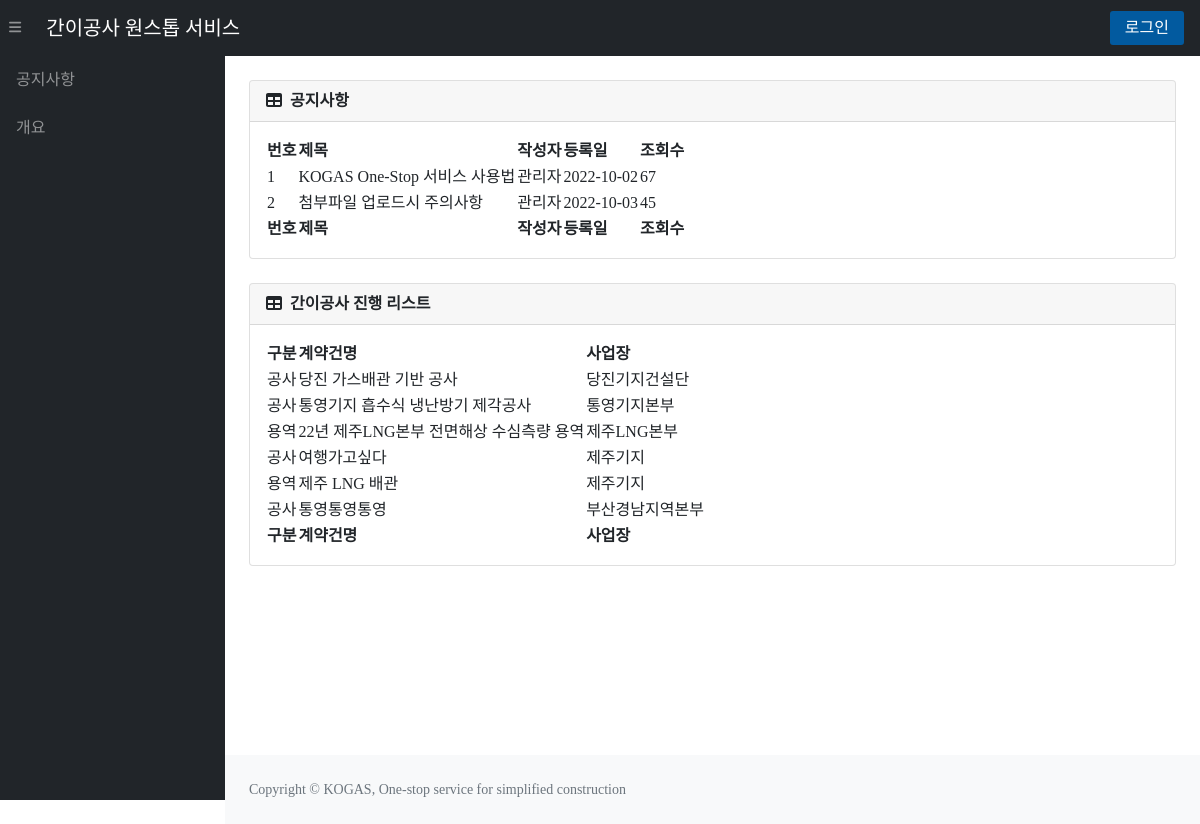
Before: / with the older database file.
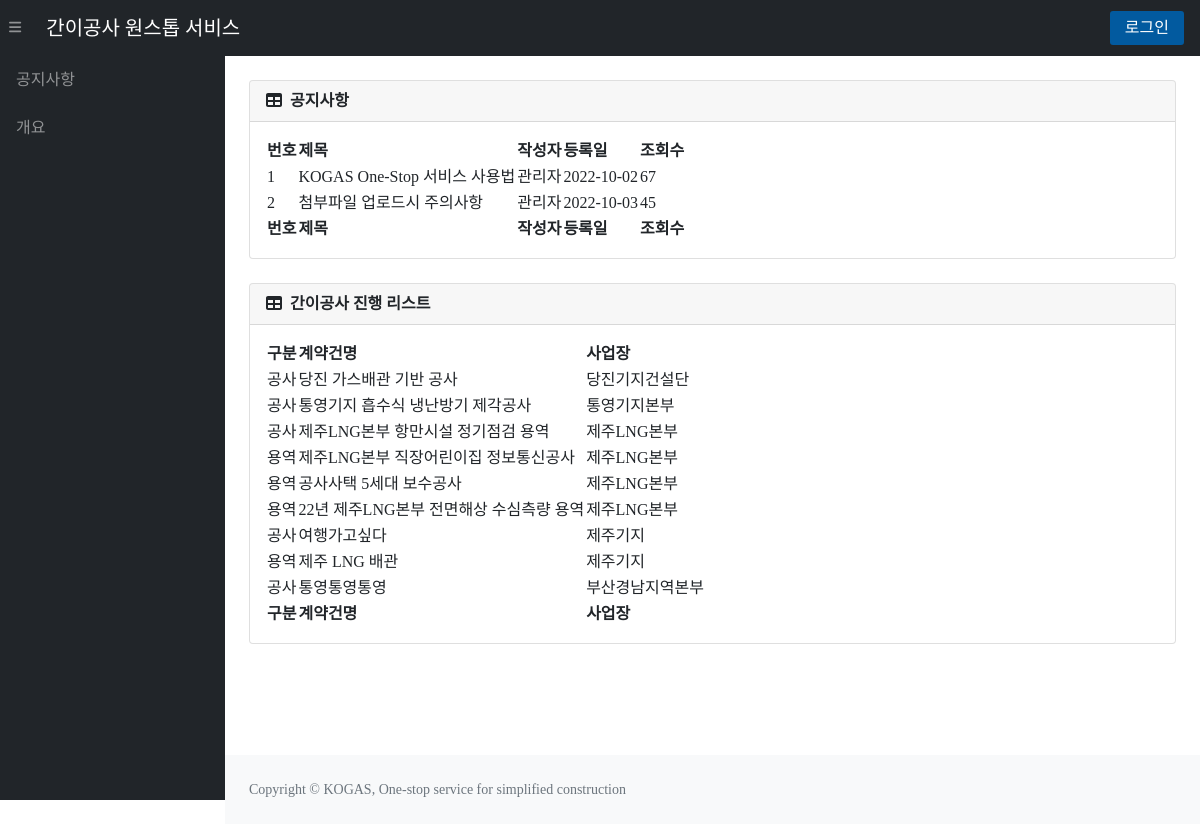
After: the same page with the newer database file.
### tables this page shows
CREATE TABLE "constructionList" (
	"contractNum"	TEXT UNIQUE,
	"title"	TEXT,
	"department"	TEXT,
	"company"	TEXT,
	"supervisor"	TEXT,
	"s_contact"	TEXT,
	"contractAmount"	NUMERIC,
	"deposit_rate"	NUMERIC,
	"fault_rate"	NUMERIC,
	"progress"	INTEGER,
	"s_position"	TEXT,
	"s_email"	TEXT,
	"class_code"	TEXT,
	"budget_course"	TEXT,
	"start_date"	TEXT,
	"contract_completion"	TEXT,
	"real_completion"	TEXT,
	"summary"	TEXT,
	"company2"	TEXT,
	"company2_amount"	NUMERIC,
	"company3"	TEXT,
	"company3_amount"	NUMERIC,
	PRIMARY KEY("contractNum")
);

### app.py (the view)
@app.route('/')
def index():
    con = sqlite3.connect(path.join(ROOT, 'KOGAS.db'))
    cur = con.cursor()
    sql = f"SELECT * FROM constructionList"
    cur.execute(sql)
    list = cur.fetchall()
    list = sorted(list, key=lambda x : x[0], reverse=True)
    session['logFlag_b'] = False
    session['contractNum'] = False
    return render_template('index.html',supervisor=session.get('supervisor'), login=session.get('logFlag'), constructionList=list)

### templates/index.html (shortened to what this page needs)
<!DOCTYPE html>
<html lang="ko">
<head>
    <link href="https://cdn.jsdelivr.net/npm/simple-datatables@latest/dist/style.css" rel="stylesheet" />
    <link rel="stylesheet" href="{{ url_for('static', filename='css/main.css') }}">|
</head>
<body class="sb-nav-fixed">
    <nav class="sb-topnav navbar navbar-expand navbar-dark bg-dark">
        <button class="btn btn-link btn-sm order-1 order-lg-0 me-4 me-lg-0" id="sidebarToggle" href="#!"><i
                class="fas fa-bars"></i></button>
        <a class="navbar-brand ps-3" href="{{ url_for('index') }}">
            간이공사 원스톱 서비스 </a>
        <div class="d-none d-md-inline-block form-inline ms-auto me-0 me-md-3 my-2 my-md-0">
            {% if login == True %}
            <a href="{{ url_for('logout') }}"><button class="cBtn">로그아웃</button></a>
            {% else %}
            <a href="{{ url_for('login') }}"><button class="cBtn">로그인</button></a>
            {% endif %}
        </div>
    </nav>
    <div id="layoutSidenav">
        <div id="layoutSidenav_nav">
            <nav class="sb-sidenav accordion sb-sidenav-dark" id="sidenavAccordion">
                <div class="sb-sidenav-menu">
                    <div class="nav">
                        <a class="nav-link" href="#">공지사항</a>
                        <a class="nav-link" href="#">개요</a>
                    </div>
                </div>
            </nav>
        </div>
        <div id="layoutSidenav_content">
            <main>
                <div class="container-fluid px-4">
                    {% block main %}
                    <div class="card mb-4">
                        <div class="card-header">
                            <i class="fas fa-table me-1"></i>
                            <b>공지사항</b>
                        </div>
                        <div class="card-body">
                            <table id="datatablesSimple1">
                                <thead>
                                    <tr>
                                        <th>번호</th>
                                        <th>제목</th>
                                        <th>작성자</th>
                                        <th>등록일</th>
                                        <th>조회수</th>
                                    </tr>
                                </thead>
                                <tfoot>
                                    <tr>
                                        <th>번호</th>
                                        <th>제목</th>
                                        <th>작성자</th>
                                        <th>등록일</th>
                                        <th>조회수</th>
                                    </tr>
                                </tfoot>
                                <tbody>
                                    <tr onclick="location.href='#';" style="cursor:pointer;">
                                        <td>1</td>
                                        <td>KOGAS One-Stop 서비스 사용법</td>
                                        <td>관리자</td>
                                        <td>2022-10-02</td>
                                        <td>67</td>
                                    </tr>
                                    <tr onclick="location.href='#';" style="cursor:pointer;">
                                        <td>2</td>
                                        <td>첨부파일 업로드시 주의사항</td>
                                        <td>관리자</td>
                                        <td>2022-10-03</td>
                                        <td>45</td>
                                    </tr>
                                </tbody>
                            </table>
                        </div>
                    </div>
                    <div class="card mb-4">
                        <div class="card-header"
                            style="display: flex; align-items: center; justify-content: space-between;">
                            <div>
                                <i class="fas fa-table me-1"></i>
                                <b>간이공사 진행 리스트</b>
                            </div>
                        </div>
                        <div class="card-body">
                            <table id="datatablesSimple2">
                                <thead>
                                    <tr>
                                        <th>구분</th>
                                        <th>계약건명</th>
                                        <th>사업장</th>
                                    </tr>
                                </thead>
                                <tfoot>
                                    <tr>
                                        <th>구분</th>
                                        <th>계약건명</th>
                                        <th>사업장</th>
                                    </tr>
                                </tfoot>
                                <tbody>
                                    {% for construction in constructionList %}
                                    <tr onclick="location.href='/pr/{{construction[0]}}';" style="cursor:pointer;">
                                        <td>{{construction[12]}}</td>
                                        <td>{{construction[1]}}</td>
                                        <td>{{construction[2]}}</td>
                                    </tr>
                                    {% endfor %}
                                </tbody>
                            </table>
                        </div>
                    </div>
                    {% endblock %}
                </div>
            </main>
            <footer class="py-4 bg-light mt-auto">
                <div class="container-fluid px-4">
                    <div class="d-flex align-items-center justify-content-between small">
                        <div class="text-muted">Copyright &copy; KOGAS, One-stop service for simplified construction
                        </div>
                    </div>
                </div>
            </footer>
        </div>
    </div>
</body>
</html>

Changed rows visible on the page:
added constructionList: class_code "공사", title "제주LNG본부 항만시설 정기점검 용역", department "제주LNG본부"
added constructionList: class_code "용역", title "제주LNG본부 직장어린이집 정보통신공사", department "제주LNG본부"
added constructionList: class_code "용역", title "공사사택 5세대 보수공사", department "제주LNG본부"
